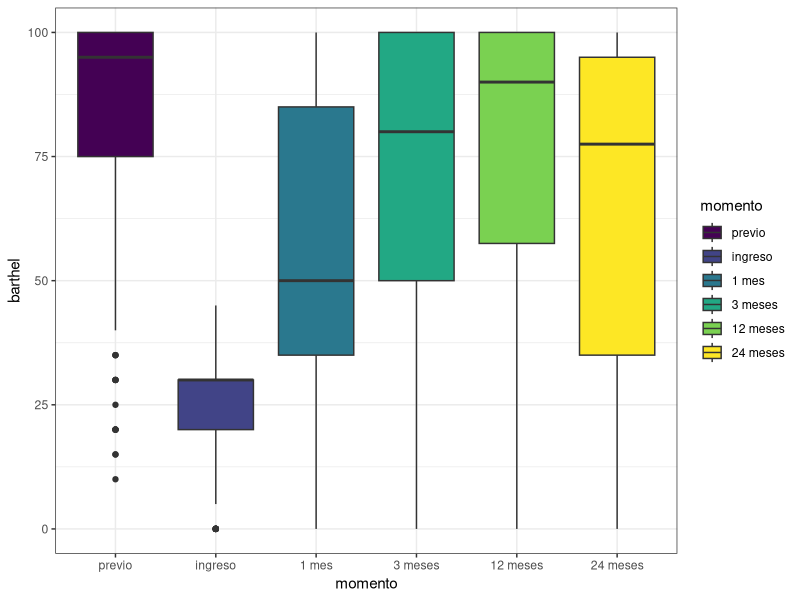
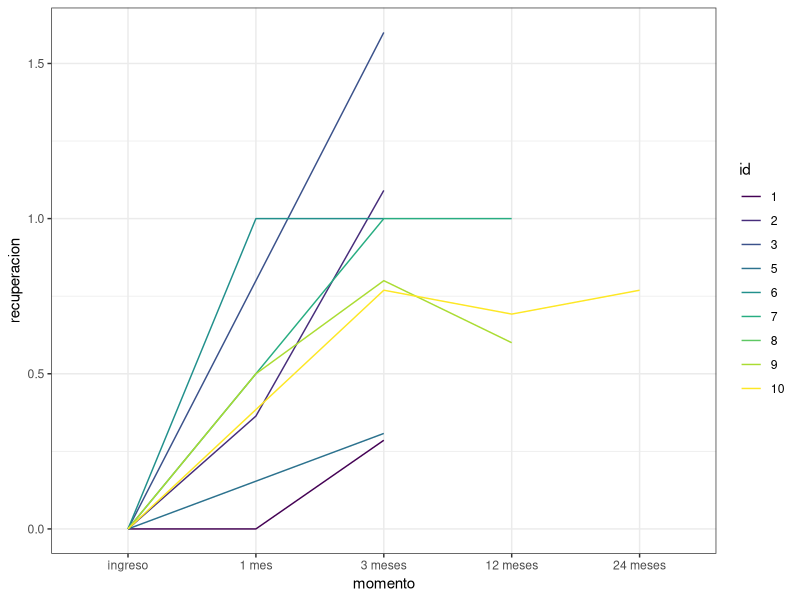
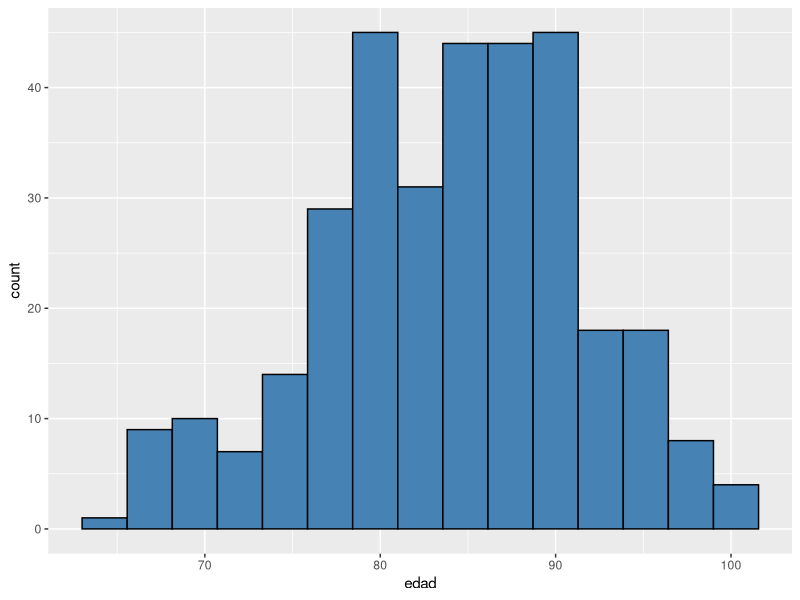

These charts were generated, in order, by the following R code:
## ---- chunk 1
knitr::opts_chunk$set(echo = F)
library(readxl)
library(tidyverse)
library(rstatix)# para hacer ANOVA RM
library(GGally)
library(lme4)
library(lmerTest) #para incluir los p valores
library(kableExtra)
## ---- chunk 2
data <- read_xlsx('recuperacion_funcional.xlsx') %>% filter(id!=53)
## ---- chunk 3
data <- data %>% 
   mutate(momento = factor(momento,
                           levels=c('previo', 'ingreso', 
                                   '1 mes', '3 meses', 
                                   '12 meses', '24 meses')))
## ---- chunk 4
data$momento %>% table() %>% t() %>%  kable() %>%
   kable_styling(latex_options = 'HOLD_position')
## ---- chunk 5
data %>% ggplot()+
   geom_boxplot(aes(x=momento, y=barthel, fill=momento))+
   theme(legend.position = 'none')+
   theme_bw()+scale_fill_viridis_d()
## ---- chunk 6
b_prev <- data %>% filter(momento=='previo') %>% 
   mutate(b_prev = barthel) %>% select(id,b_prev) %>% unique()
b_ini <- data %>% filter(momento=='ingreso') %>% 
   mutate(b_ini = barthel) %>% select(id,b_ini) %>% unique()
data <- data %>% left_join(b_prev, by='id')%>% left_join(b_ini, by='id')
## ---- chunk 7
data %>% filter(id%in%c(1:10), momento!='previo') %>% ggplot()+
   geom_line(aes(x=momento, y=recuperacion, group = factor(id),
                 color=factor(id)))+
   labs(color='id')+
   theme_bw()+
   scale_color_viridis_d()
## ---- chunk 8
data_id <- data %>% 
  distinct(id, .keep_all = TRUE)

ggplot(data_id, aes(x = edad)) +
  geom_histogram(bins = 15, fill = "steelblue", color = "black") 


## ---- chunk 9
# ya se hizo antes, en datos sobre momentos para verificar como se creaba recuperacion
data <- data %>% filter(momento!='previo')
## ---- chunk 10
data = data %>%  
   mutate(momento2 = case_when(momento == "ingreso" ~ -1,
                              momento == "1 mes" ~ 0,
                              momento == "3 meses" ~ 2,
                              momento == "12 meses" ~ 11,
                              momento == "24 meses" ~ 23,
                              TRUE ~ NA_real_))



## ---- chunk 11
data <- data %>% 
   mutate(edad2 = edad - 60,
          tratamiento = as.factor(tratamiento),
          domicilio = as.factor(domicilio),
          sexo = as.factor(sexo),
          id = as.factor(id))


## ---- chunk 12
mod0 <- lmer(recuperacion~ momento2 + (1|id), data = data)
summary(mod0)

mod1 <- lmer(recuperacion~ momento2 + (momento2|id), data = data)

anova(mod0,mod1)
## ---- chunk 13
#edad y sexo efectos fijos porque no cambian dentro del mismo id
mod0 = lmer(recuperacion ~ 1 + (momento2|id), data= data)
summary(mod0, ddf = "Kenward-Roger")
mod0 = lmer(recuperacion ~ sexo + edad2 + domicilio + (momento2|id), data= data)
summary(mod0, ddf = "Kenward-Roger")
## ---- chunk 14
mod1= lmer(recuperacion ~ edad2 + tratamiento + (momento2|id),data= data)
summary(mod1, ddf = "Kenward-Roger")
## ---- chunk 15
mod2= lmer(recuperacion ~ barthel + edad +  tratamiento+ (momento2|id),data= data)
summary(mod2, ddf = "Kenward-Roger")
## ---- chunk 16
mod3 <- lmer(recuperacion ~ barthel + momento2 + tratamiento +
                            momento:tratamiento +
                            edad + (momento2 | id),
             data = data)
summary(mod3, ddf = "Kenward-Roger")
## ---- chunk 17
#peeero:

#MODELO FINAL)?
mod4= lmer(recuperacion ~ barthel*momento2  + edad + (momento2|id),data= data)
summary(mod4, ddf = "Kenward-Roger")

#si se detecta que la relación entre el barthel y la recuperación cambia con el tiempo


#PROBLEMA: HAY MUCHOS BOUNDARY, NO SE VAN CON NADA :(
